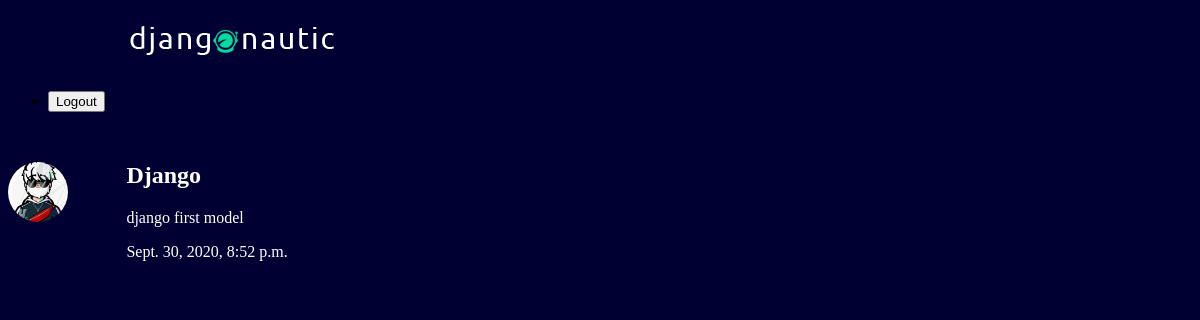
Screenshot of /articles/first_model/ (signed in) with the database file from the repository.
### articles/models.py (models this page shows, shortened)
class Article(models.Model):
    title = models.CharField(max_length=100)
    slug = models.SlugField()
    body = models.TextField()
    date = models.DateTimeField(auto_now_add = True)
    thumb = models.ImageField(default="default.png",blank=True)

### articles/views.py (the view)
# urls.py: path('<slug:slug>/',views.article_detail,name="details"),
@login_required(login_url="/accounts/login")
def article_detail(request,slug):
    article = Article.objects.get(slug = slug)
    return render(request,'articles/article_details.html',{'article':article})

### articles/templates/articles/article_details.html
{% extends 'base_layout.html' %}
{% block content %}
<div class="article-detail">
  <div class="article">
    <img src ="{{article.thumb.url}}" class="img1">
    <h2>{{article.title}}</h2>
    <p>{{article.body}}</p>
    <p>{{article.date}}</p>
  </div>
</div>
{% endblock %}

### assets/style.css (style rules this page uses)
body { background: #000033; }
p { color: white; font-family: cursive; margin-left: 10%; }
h2 { color: white; margin-top: 50px; margin-left: 10%; }
.img1 { border-radius: 50%; max-width: 5%; position: absolute; }

### rows the page displays
Article: thumb (placeholder picture), title "Django", body "django first model", date "Sept. 30, 2020, 8:52 p.m."
